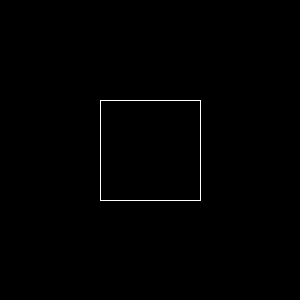
Frame 1 (no input)
Frame 60 (the mouse pressed at the canvas centre just before this capture): identical to frame 1, image omitted
Frame 120 (the mouse held since frame 60 and released just before this capture): identical to frame 1, image omitted

The Processing sketch that drew this single still picture (run headless with seeded random() and noise(); from frame 60 on, the mouse is pressed at the canvas centre):

// Processing sketch: Opdracht_9_4
// ── Opdracht_9_4.pde


void setup(){
  size(300,300);
  
}

void draw(){
  background(0,0,0);
  stroke(255,255,255);
  vierkant(100,100,100,100);
}

void vierkant( int x, int y, int w, int h){
  //boven lijn
  line(x,y,x+w,y);
  //onder lijn
  line(x,y+h,x+w,y+h);
  //linker lijn
  line(x,y,x,y+h);
  //rechter lijn
  line(x+w,y,x+w,y+h);
}
